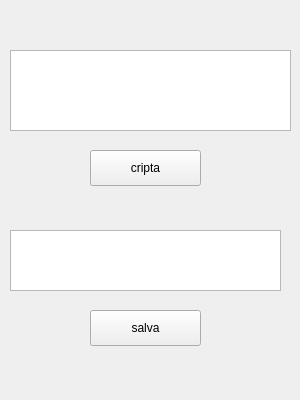
<?xml version="1.0" encoding="UTF-8"?>
<ui version="4.0">
 <class>MainWindow</class>
 <widget class="QMainWindow" name="MainWindow">
  <property name="geometry">
   <rect>
    <x>0</x>
    <y>0</y>
    <width>300</width>
    <height>400</height>
   </rect>
  </property>
  <property name="sizePolicy">
   <sizepolicy hsizetype="Fixed" vsizetype="Fixed">
    <horstretch>0</horstretch>
    <verstretch>0</verstretch>
   </sizepolicy>
  </property>
  <property name="minimumSize">
   <size>
    <width>300</width>
    <height>400</height>
   </size>
  </property>
  <property name="maximumSize">
   <size>
    <width>300</width>
    <height>400</height>
   </size>
  </property>
  <property name="windowTitle">
   <string>MainWindow</string>
  </property>
  <widget class="QWidget" name="centralwidget">
   <widget class="QTextEdit" name="userMessageBox">
    <property name="geometry">
     <rect>
      <x>10</x>
      <y>50</y>
      <width>281</width>
      <height>81</height>
     </rect>
    </property>
   </widget>
   <widget class="QPushButton" name="cryptButton">
    <property name="geometry">
     <rect>
      <x>90</x>
      <y>150</y>
      <width>111</width>
      <height>36</height>
     </rect>
    </property>
    <property name="text">
     <string>cripta</string>
    </property>
   </widget>
   <widget class="QTextEdit" name="convertedLabel">
    <property name="geometry">
     <rect>
      <x>10</x>
      <y>230</y>
      <width>271</width>
      <height>61</height>
     </rect>
    </property>
   </widget>
   <widget class="QPushButton" name="saveFile">
    <property name="geometry">
     <rect>
      <x>90</x>
      <y>310</y>
      <width>111</width>
      <height>36</height>
     </rect>
    </property>
    <property name="text">
     <string>salva</string>
    </property>
   </widget>
  </widget>
  <widget class="QMenuBar" name="menubar">
   <property name="geometry">
    <rect>
     <x>0</x>
     <y>0</y>
     <width>300</width>
     <height>30</height>
    </rect>
   </property>
  </widget>
 </widget>
 <resources/>
 <connections/>
</ui>
